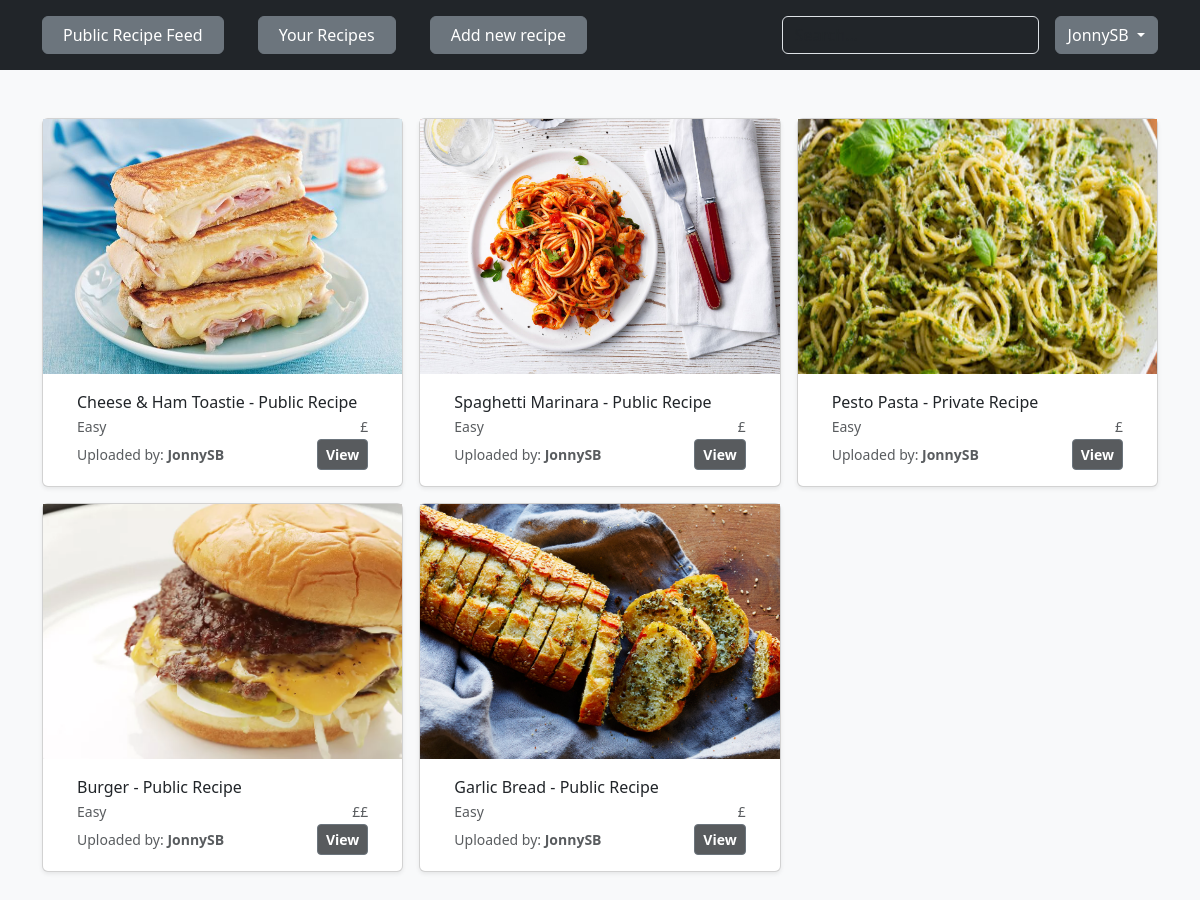
The app's page /recipes/private_feed/ (signed in), older data.
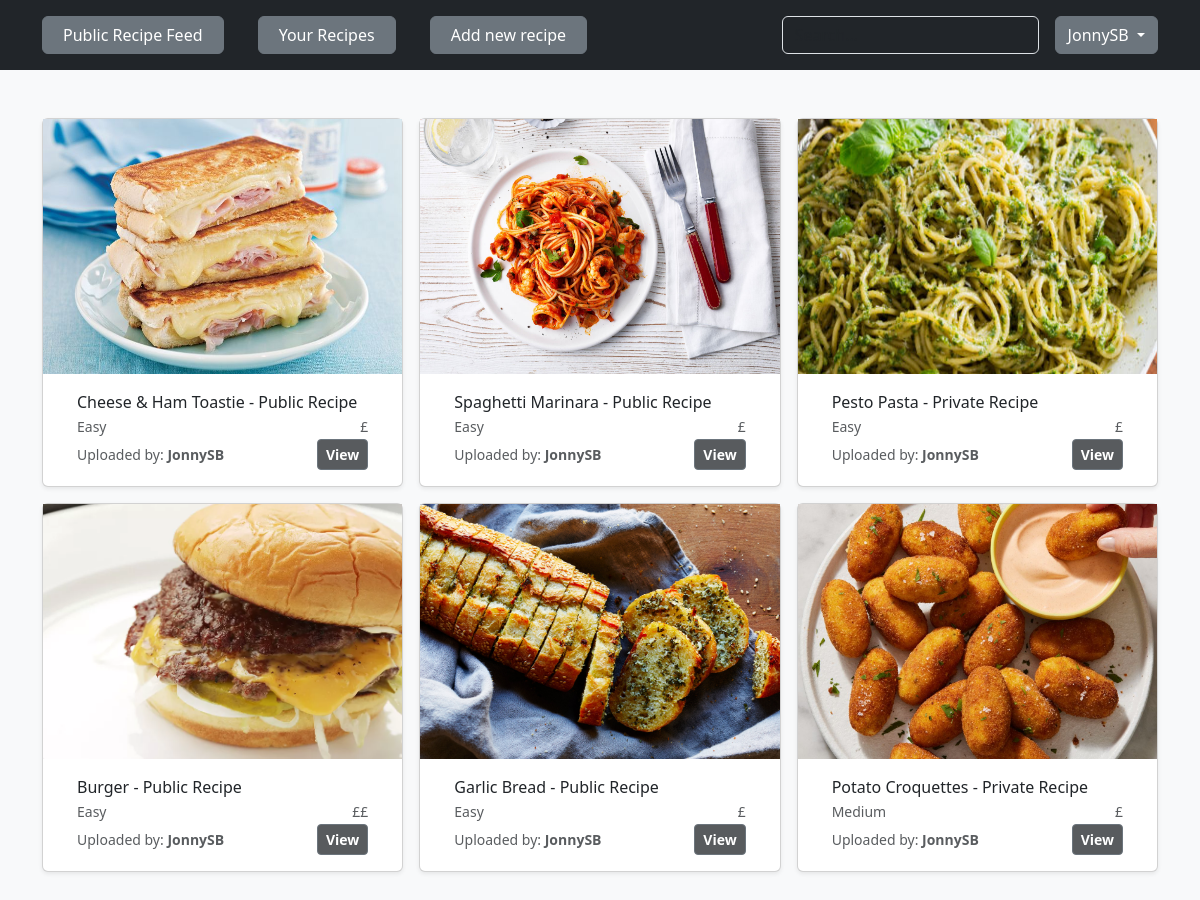
The same page, newer data.
### recipes/models.py (models this page shows, shortened)
class Recipe(models.Model):
    recipe_name = models.CharField(max_length=200)
    recipe_image = models.ImageField(upload_to=recipe_image_file_path)
    MEAL_TIME_CHOICES = [
        ('b', 'Breakfast'),
        ('l', 'Lunch'),
        ('d', 'Dinner'),
        ('s', 'Snack'),
    ]
    meal_time = models.CharField(
        max_length=1, choices=MEAL_TIME_CHOICES, default='b')
    ingredients = models.ManyToManyField('Ingredient')
    COST_CHOICES = [
        ('1', '£'),
        ('2', '££'),
        ('3', '£££'),
        ('4', '££££'),
    ]
    cost = models.CharField(max_length=1, choices=COST_CHOICES, default='1')
    instructions = models.TextField(max_length=800)
    DIFFICULTY_CHOICES = [
        ('e', 'Easy'),
        ('m', 'Medium'),
        ('d', 'Difficult'),
        ('p', 'Pro'),
    ]
    difficulty_level = models.CharField(max_length=1,
                                        choices=DIFFICULTY_CHOICES,
                                        default='e')
    tags = models.ManyToManyField('Tag')
    recipe_author = models.ForeignKey(User, on_delete=models.CASCADE)
    uploaded_date = models.DateField(auto_now_add=True)
    VISIBILITY_CHOICES = [
        ('pu', 'Public'),
        ('pr', 'Private'),
    ]
    visibility = models.CharField(
        max_length=2, choices=VISIBILITY_CHOICES, default='pu')

### recipes/views.py (the view)
# urls.py: path('private_feed/', views.private_feed, name='private_feed'),
@login_required
def private_feed(request):
    users_recipes = Recipe.objects.filter(recipe_author__exact=request.user)
    context = {'recipes': users_recipes}
    return render(request, 'recipes/private_feed.html', context)

### recipes/templates/recipes/private_feed.html (shortened to what this page needs)
{% extends 'base.html' %} {% block content %}
<div class="album py-5 bg-body-tertiary">
  <div class="container">
    <div class="row row-cols-1 row-cols-sm-2 row-cols-md-3 g-3">
      {% for recipe in recipes %}
      <div class="col">
        <div class="card shadow-sm">
          <img
            src="{{recipe.recipe_image.url}}"
            width="100%"
            height="255"
            object-fit="cover"
          />
          <div class="card-body increase_card_text_padding">
            <p class="card-text reduce_bottom_margin">
              {{recipe.recipe_name}} - {{recipe.get_visibility_display}} Recipe
            </p>
            <div
              class="d-flex justify-content-between align-items-center"
              style="font-size: 14px"
            >
              <p class="text-body-secondary reduce_bottom_margin">
                {{recipe.get_difficulty_level_display}}
              </p>
              <p class="text-body-secondary reduce_bottom_margin">
                {{recipe.get_cost_display}}
              </p>
            </div>
            <div class="d-flex justify-content-between align-items-center">
              <small class="text-body-secondary"
                >Uploaded by:
                <span class="recipe-card-author"
                  >{{recipe.recipe_author}}</span
                ></small
              >
              <div class="btn-group">
                <button
                  type="button"
                  class="btn btn-sm btn-outline-secondary view-recipe-btn"
                >
                  <a
                    href="{% url 'recipe_detail' recipe.pk %}"
                    class="view-recipe-text"
                  >
                    View
                  </a>
                </button>
              </div>
            </div>
          </div>
        </div>
      </div>
      {% endfor %}
    </div>
  </div>
</div>
{% endblock %}

Row changes from the older to the newer data that the page shows:
added Recipe: recipe_image (picture), recipe_name "Potato Croquettes", visibility "Private", difficulty_level "Medium", cost "£", recipe_author "JonnySB"
